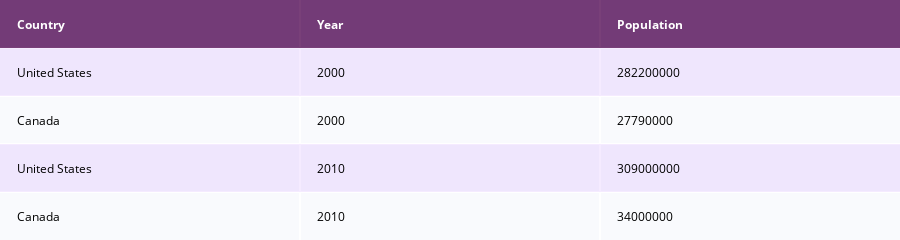

The code cell stored with this chart in its notebook:
### Code cell
data_matrix = [['Country', 'Year', 'Population'],
               ['United States', 2000, 282200000],
               ['Canada', 2000, 27790000],
               ['United States', 2010, 309000000],
               ['Canada', 2010, 34000000]]

fig = ff.create_table(data_matrix, colorscale=[[0, '#4d004c'],
                                               [0.5, '#f2e5ff'],
                                               [1, '#ffffff']])

fig.show()

### Figure 1 — Plotly figure (JSON) as saved in the notebook; plotly's stock layout.template omitted (floating-point values rounded to 4 significant figures)
{"data": [{"colorscale": [[0, "#4d004c"], [0.5, "#f2e5ff"], [1, "#ffffff"]], "hoverinfo": "none", "opacity": 0.75, "showscale": false, "type": "heatmap", "z": [[0, 0, 0], [0.5, 0.5, 0.5], [1, 1, 1], [0.5, 0.5, 0.5], [1, 1, 1]]}], "layout": {"annotations": [{"align": "left", "font": {"color": "#ffffff"}, "showarrow": false, "text": "<b>Country</b>", "x": -0.45, "xanchor": "left", "xref": "x", "y": 0, "yref": "y"}, {"align": "left", "font": {"color": "#ffffff"}, "showarrow": false, "text": "<b>Year</b>", "x": 0.55, "xanchor": "left", "xref": "x", "y": 0, "yref": "y"}, {"align": "left", "font": {"color": "#ffffff"}, "showarrow": false, "text": "<b>Population</b>", "x": 1.55, "xanchor": "left", "xref": "x", "y": 0, "yref": "y"}, {"align": "left", "font": {"color": "#000000"}, "showarrow": false, "text": "United States", "x": -0.45, "xanchor": "left", "xref": "x", "y": 1, "yref": "y"}, {"align": "left", "font": {"color": "#000000"}, "showarrow": false, "text": "2000", "x": 0.55, "xanchor": "left", "xref": "x", "y": 1, "yref": "y"}, {"align": "left", "font": {"color": "#000000"}, "showarrow": false, "text": "282200000", "x": 1.55, "xanchor": "left", "xref": "x", "y": 1, "yref": "y"}, {"align": "left", "font": {"color": "#000000"}, "showarrow": false, "text": "Canada", "x": -0.45, "xanchor": "left", "xref": "x", "y": 2, "yref": "y"}, {"align": "left", "font": {"color": "#000000"}, "showarrow": false, "text": "2000", "x": 0.55, "xanchor": "left", "xref": "x", "y": 2, "yref": "y"}, {"align": "left", "font": {"color": "#000000"}, "showarrow": false, "text": "27790000", "x": 1.55, "xanchor": "left", "xref": "x", "y": 2, "yref": "y"}, {"align": "left", "font": {"color": "#000000"}, "showarrow": false, "text": "United States", "x": -0.45, "xanchor": "left", "xref": "x", "y": 3, "yref": "y"}, {"align": "left", "font": {"color": "#000000"}, "showarrow": false, "text": "2010", "x": 0.55, "xanchor": "left", "xref": "x", "y": 3, "yref": "y"}, {"align": "left", "font": {"color": "#000000"}, "showarrow": false, "text": "309000000", "x": 1.55, "xanchor": "left", "xref": "x", "y": 3, "yref": "y"}, {"align": "left", "font": {"color": "#000000"}, "showarrow": false, "text": "Canada", "x": -0.45, "xanchor": "left", "xref": "x", "y": 4, "yref": "y"}, {"align": "left", "font": {"color": "#000000"}, "showarrow": false, "text": "2010", "x": 0.55, "xanchor": "left", "xref": "x", "y": 4, "yref": "y"}, {"align": "left", "font": {"color": "#000000"}, "showarrow": false, "text": "34000000", "x": 1.55, "xanchor": "left", "xref": "x", "y": 4, "yref": "y"}], "height": 200, "margin": {"b": 0, "l": 0, "r": 0, "t": 0}, "xaxis": {"dtick": 1, "gridwidth": 2, "showticklabels": false, "tick0": -0.5, "ticks": "", "zeroline": false}, "yaxis": {"autorange": "reversed", "dtick": 1, "gridwidth": 2, "showticklabels": false, "tick0": 0.5, "ticks": "", "zeroline": false}}}
